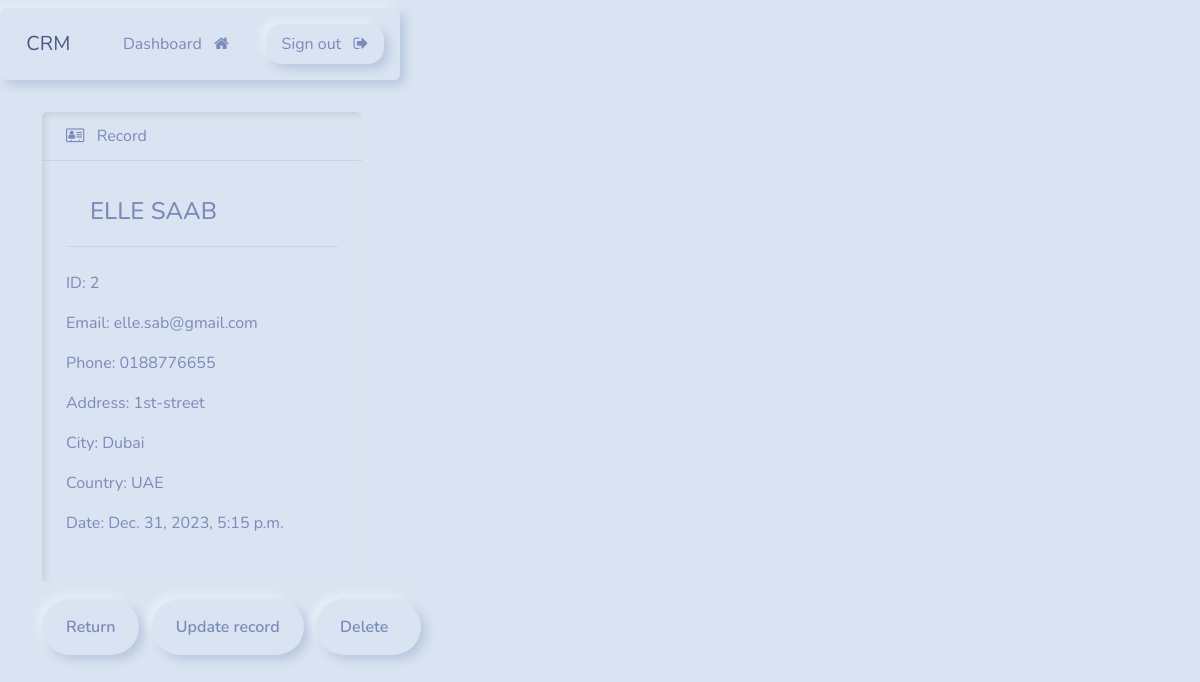
The page /record/2 (signed in) on the database its author committed.
### webapp/models.py (models this page shows, shortened)
class Record(models.Model):
    creation_date = models.DateTimeField(auto_now_add=True)
    first_name = models.CharField(max_length=255)
    last_name = models.CharField(max_length=255)
    email = models.CharField(max_length=255)  # Corrected parameter name
    phone = models.CharField(max_length=20)
    address = models.CharField(max_length=300)
    city = models.CharField(max_length=255)
    country = models.CharField(max_length=255)

### webapp/views.py (the view)
# urls.py: path('record/<int:pk>', views.singular_record, name="record"),
@login_required(login_url='my-login')
def singular_record(request, pk):
     all_records = Record.objects.get(id=pk)
     context = {'record': all_records}
     return render(request, 'webapp/view-record.html', context=context)

### webapp/templates/webapp/view-record.html (shortened to what this page needs)
{% extends 'webapp/base.html' %}
{% load crispy_forms_tags %}
{% block content %}
<div class="card border-primary-subtle mb-3" style="max-width: 20rem;">
    <div class="card-header"><i class="fa fa-address-card-o" aria-hidden="true"></i> &nbsp; Record </div>
    <div class="card-body">
        <div class="card-header"> <h4 class="card-title">{{record.first_name|upper}} {{record.last_name|upper}}</h4></div>
     <br>
      <p class="card-text">ID: {{record.id}}</p>
      <p class="card-text">Email: {{record.email}}</p>
      <p class="card-text">Phone: {{record.phone}}</p>
      <p class="card-text">Address: {{record.address}}</p>
      <p class="card-text">City: {{record.city}}</p>
      <p class="card-text">Country: {{record.country}}</p>
      <p class="card-text">Date: {{record.creation_date}}</p>
    </div>
    <br>
</div>
    <a href="{% url 'dashboard' %}"  class="btn btn-secondary">Return </a>
    <a href="{% url 'update-record' record.id %}"  class="btn btn-secondary">Update record</a>
    <a href="{% url 'delete-record' record.id %}"  class="btn btn-danger">Delete &nbsp; </a>
    <br>
    <br>
{% endblock %}

### rows shown on the page
Record: first_name "ELLE", last_name "SAAB", id "2", email "elle.sab@gmail.com", phone "0188776655", address "1st-street", city "Dubai", country "UAE", creation_date "Dec. 31, 2023, 5:15 p.m."
